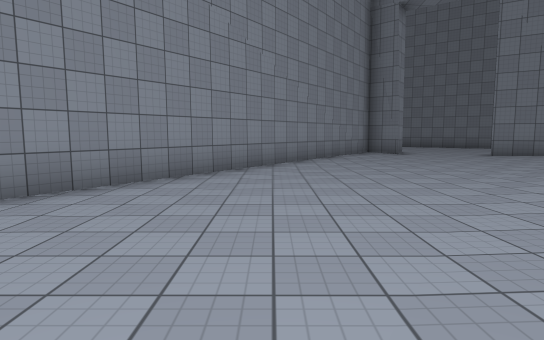
[1] (above)

20 first-person views from a walk through a scene from a Unity 3-D project. The camera is 1.4 m above the floor, tilts 6° down and sees 75° across. The floor is counted in squares, 2 m on a side. Each view is taken from the middle of a square. On the plan, view 1 faces up. The plan holds only what a view shows up to about 11 squares ahead; the rest is blank. The place goes on beyond the plan. The player is left out. Surface patterns are stand-ins for the level's own textures.

[2]
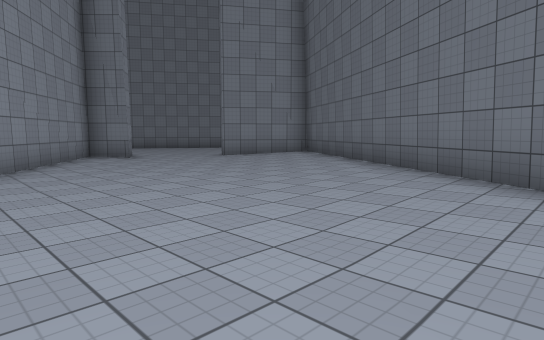

[3]
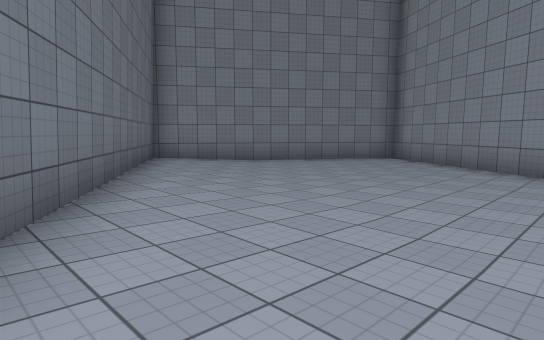

[4]
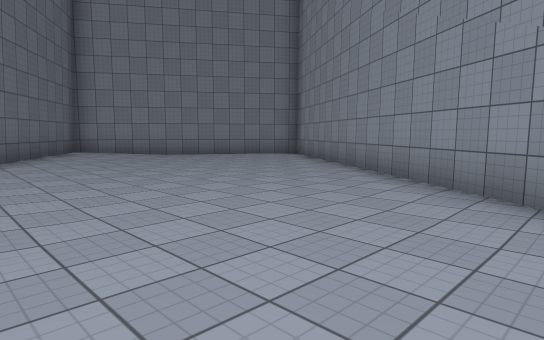

[5]
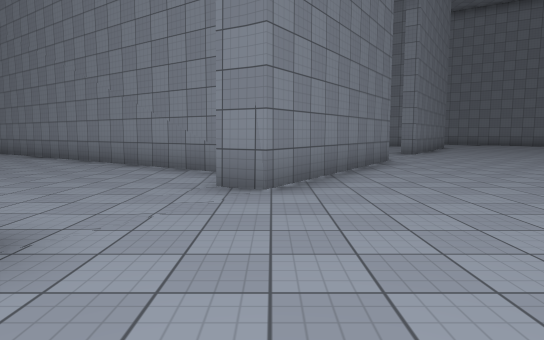

[6]
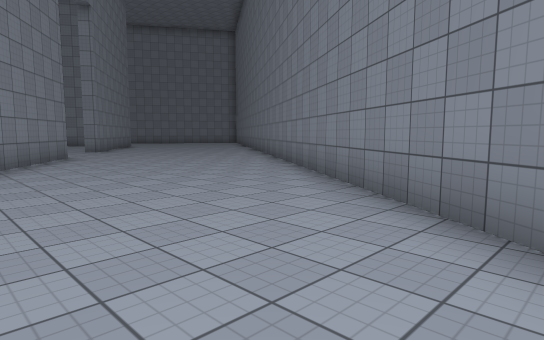

[7]
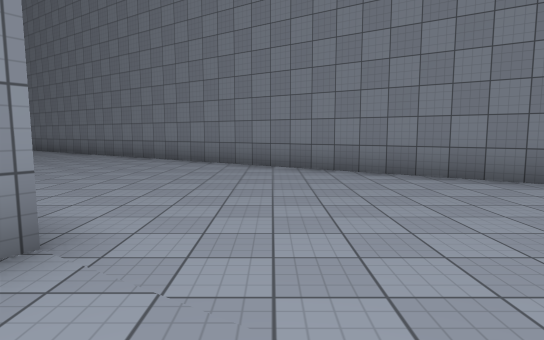

[8]
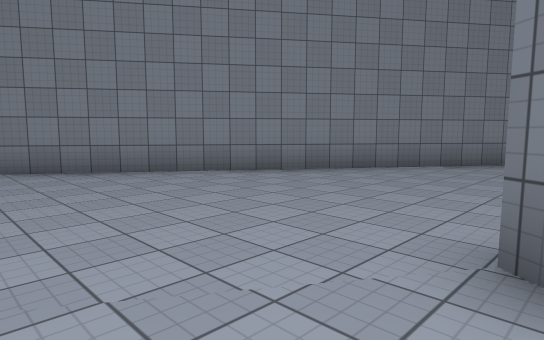

[9]
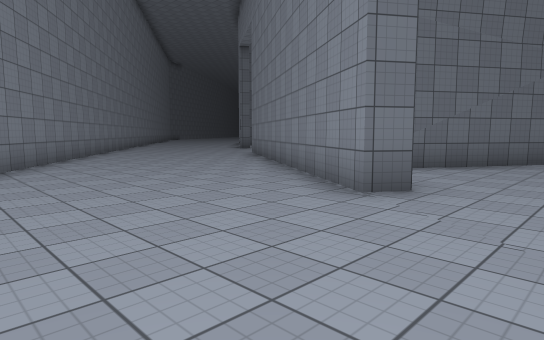

[10]
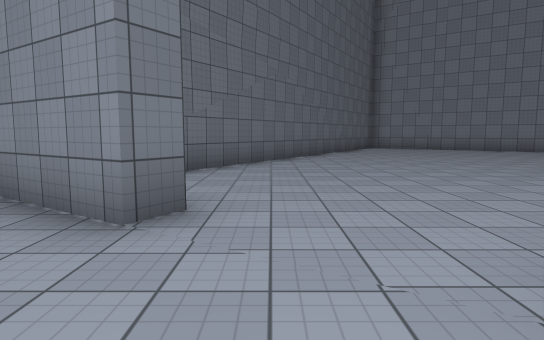

[11]
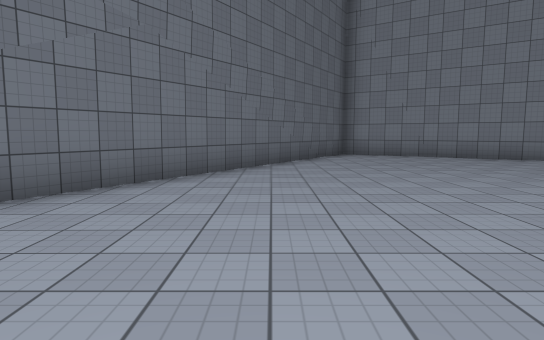

[12]
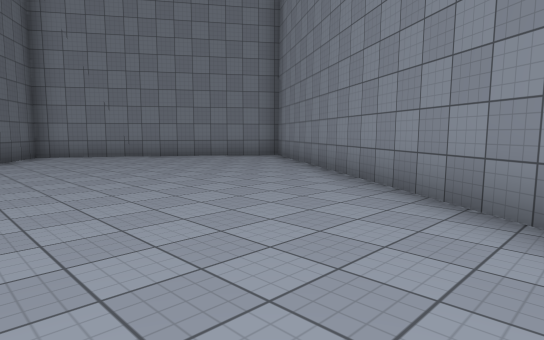

[13]
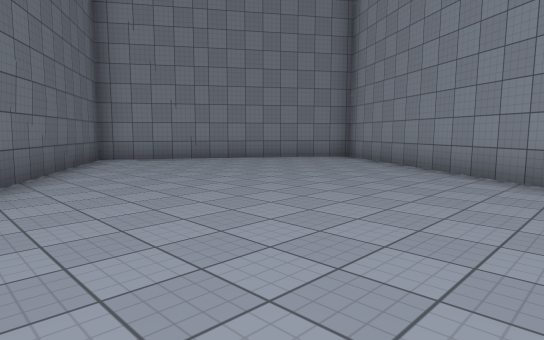

[14]
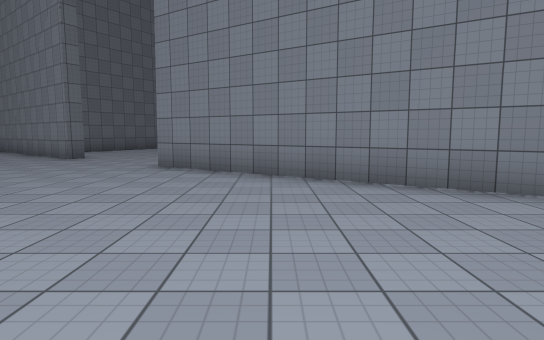

[15]
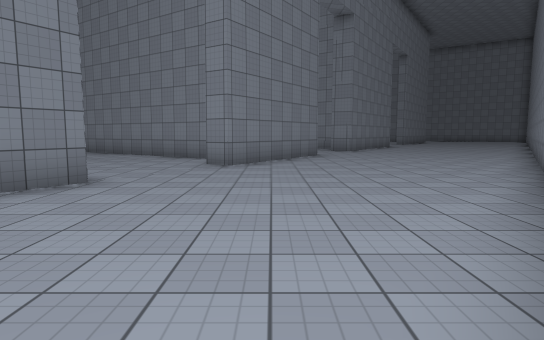

[16]
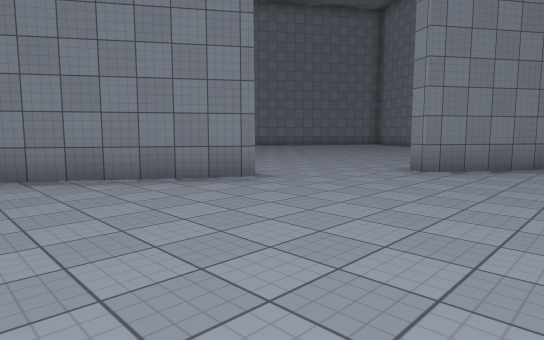

[17]
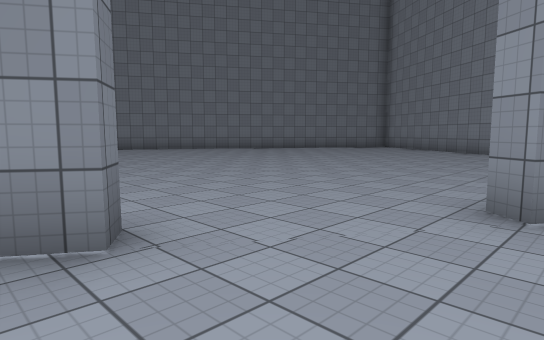

[18]
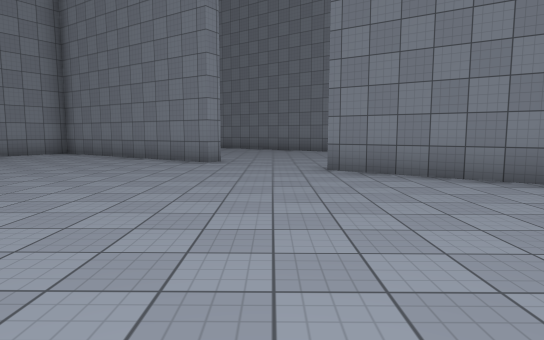

[19]
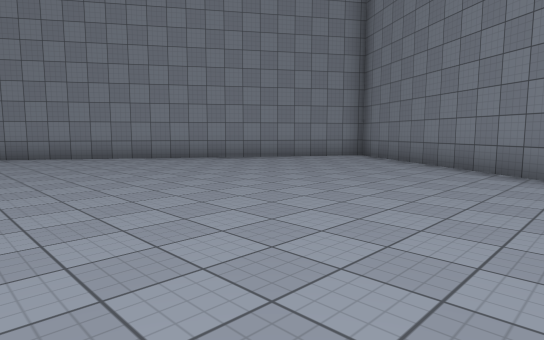

[20]
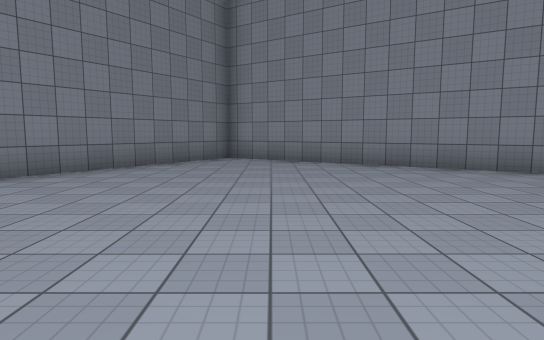

### Floor plan
Points are (right, up) in squares from view 1. A wall is a line through its corners. A room is listed if a view was taken in it or the views show most of it. See-through windows are left out.
Room 1 (views 1, 2, 3, 4)
walls: (1.2, 9.8) (-4.2, 2.1) (1.6, -1.8) (8.7, 9); (7.9, 10.1) (6.6, 10.9)
ways out: opening at (4, 11) to room 2
Room 2 (views 5, 6, 9, 10, 14, 15, 16, 17, 18, 19, 20)
walls: (2.8, 13.7) (0, 15.5) (0.3, 15.9) (4.7, 12.9) (4.4, 12.3) (3.5, 13) (1.2, 9.8); (7, 11.5) (10.6, 9.1) (10.2, 8.5); (-4.4, 18.9) (-2.2, 17.5) (-2.5, 17.2) (-7.7, 20.6) (-14.9, 9.8) (-10.3, 6.8); (12.7, 6.8) (13.1, 7.4) (20.4, 2.6); (22.8, 7.1) (4.1, 20.2)
ways out: opening at (4, 11) to room 1; opening at (11.5, 8) to room 3; opening at (22, 2.3)
Room 3 (views 7, 8, 11, 12, 13)
walls: (8.5, 8.3) (1.8, -1.9) (7.7, -5.8) (13.9, 4.3)
ways out: opening at (11.5, 8) to room 2

Where each view was taken, in squares from view 1:
view 1: 0 up, 0 right, facing up
view 2: 2 up, 0 right, facing up-right
view 3: 7 up, 6 right, facing down-left
view 4: 10 up, 5 right, facing down-left
view 5: 13 up, 9 right, facing left
view 6: 13 up, 11 right, facing up-left
view 7: 7 up, 12 right, facing up
view 8: 7 up, 11 right, facing up-right
view 9: 11 up, 11 right, facing down-right
view 10: 10 up, 12 right, facing down
view 11: 6 up, 10 right, facing down
view 12: 6 up, 10 right, facing down-left
view 13: 4 up, 11 right, facing down-left
view 14: 10 up, 18 right, facing down
view 15: 10 up, 18 right, facing left
view 16: 20 up, 4 right, facing down-left
view 17: 18 up, 1 right, facing down-left
view 18: 9 up, 1 left, facing up
view 19: 11 up, 2 left, facing up-left
view 20: 11 up, 5 left, facing left
